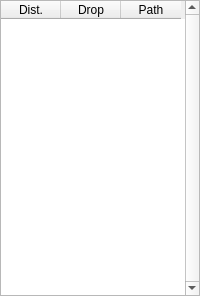
<?xml version="1.0" encoding="UTF-8"?>
<ui version="4.0">
 <class>dropTable</class>
 <widget class="QWidget" name="dropTable">
  <property name="geometry">
   <rect>
    <x>0</x>
    <y>0</y>
    <width>200</width>
    <height>296</height>
   </rect>
  </property>
  <property name="windowTitle">
   <string>Form</string>
  </property>
  <layout class="QGridLayout" name="gridLayout">
   <property name="leftMargin">
    <number>0</number>
   </property>
   <property name="topMargin">
    <number>0</number>
   </property>
   <property name="rightMargin">
    <number>0</number>
   </property>
   <property name="bottomMargin">
    <number>0</number>
   </property>
   <property name="spacing">
    <number>0</number>
   </property>
   <item row="0" column="0">
    <widget class="QTableWidget" name="tableWidget">
     <property name="minimumSize">
      <size>
       <width>200</width>
       <height>0</height>
      </size>
     </property>
     <property name="verticalScrollBarPolicy">
      <enum>Qt::ScrollBarAlwaysOn</enum>
     </property>
     <property name="horizontalScrollBarPolicy">
      <enum>Qt::ScrollBarAsNeeded</enum>
     </property>
     <property name="selectionMode">
      <enum>QAbstractItemView::SingleSelection</enum>
     </property>
     <property name="selectionBehavior">
      <enum>QAbstractItemView::SelectRows</enum>
     </property>
     <attribute name="horizontalHeaderDefaultSectionSize">
      <number>60</number>
     </attribute>
     <attribute name="horizontalHeaderMinimumSectionSize">
      <number>50</number>
     </attribute>
     <attribute name="verticalHeaderVisible">
      <bool>false</bool>
     </attribute>
     <column>
      <property name="text">
       <string>Dist.</string>
      </property>
     </column>
     <column>
      <property name="text">
       <string>Drop</string>
      </property>
     </column>
     <column>
      <property name="text">
       <string>Path</string>
      </property>
     </column>
    </widget>
   </item>
  </layout>
 </widget>
 <resources/>
 <connections/>
</ui>
